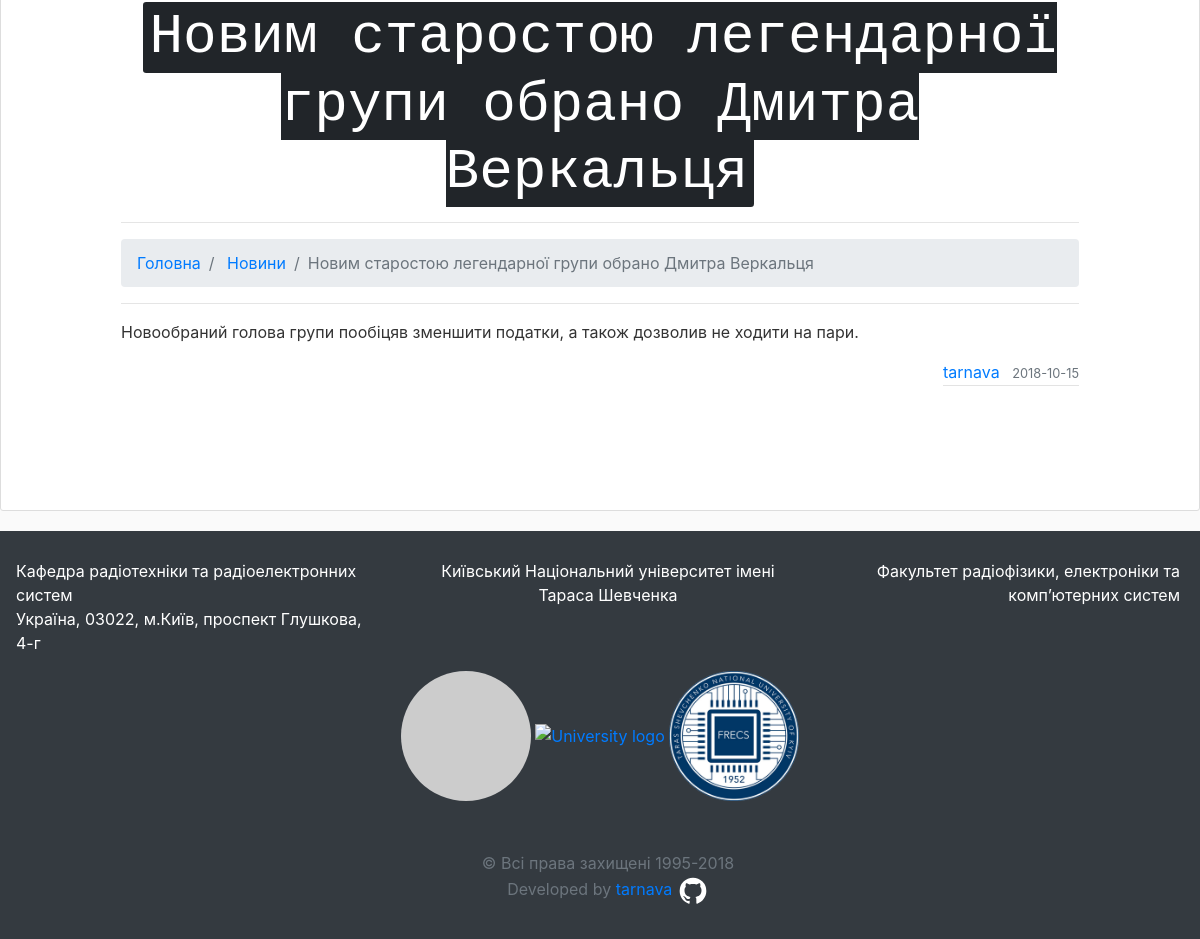
Page /post/3 (lower part) on the earlier database version.
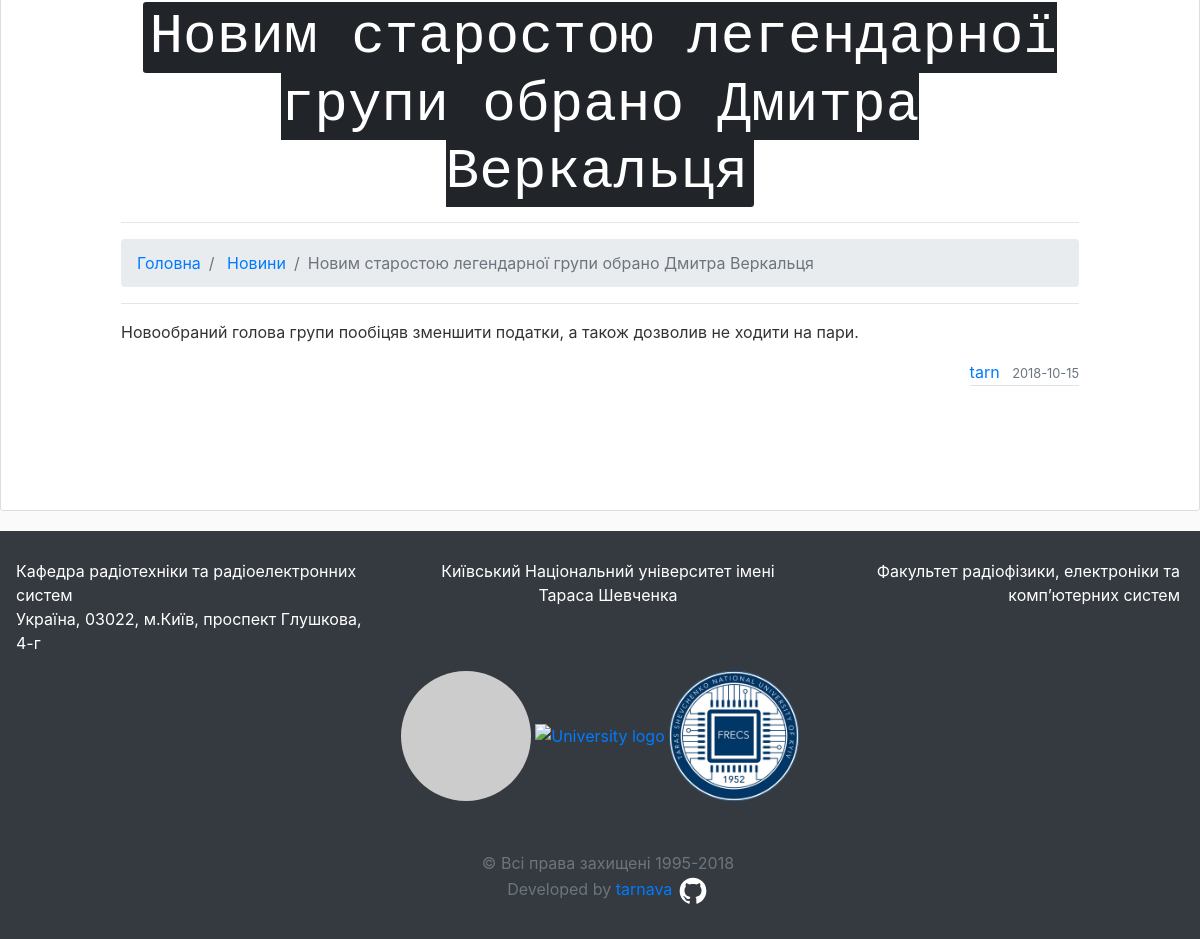
Same page on the later database version.
### rpd_site/models.py (models this page shows, shortened)
class User(db.Model, UserMixin):
	id = db.Column(db.Integer, primary_key=True)
	username = db.Column(db.String(20), unique=True, nullable=False)
	email = db.Column(db.String(120), unique=True, nullable=False)
	image_file = db.Column(db.String(20), nullable=False, default='default.jpg')
	password = db.Column(db.String(60), nullable=False)
	confirmed = db.Column(db.Boolean, nullable=False, default=0)
	posts = db.relationship('Post', backref='author', lazy=True)

### rpd_site/routes.py (the view)
@app.route("/post/<int:post_id>")
def post(post_id):
	post = Post.query.get_or_404(post_id)
	return render_template('post.html', title=post.title, post=post)

### rpd_site/templates/post.html (shortened to what this page needs)
{% extends "layout.html" %}
{% block body %}
  <article class="media content-section" style="padding-top:1%">
    <div class="media-body">
      <h1 class="zero_margin mb-0 text-center" style="margin-bottom:2%; margin-top:1%;">
            <kbd class="display-4 text-center ">{{ post.title }} <br></kbd>
        </h1>
        <hr>
      <ol class="breadcrumb">
        <li class="breadcrumb-item">
          <a href="{{ url_for('index') }} ">Головна</a>
        </li>
          <li class="breadcrumb-item">
          <a href="{{ url_for('news') }}">Новини</a>
        </li>
        <li class="breadcrumb-item active">{{ post.title }}</li>
      </ol>
        <hr>
      <p class="article-content">{{ post.content }}</p>
        <div class="article-metadata float-right">
        <a class="mr-2" href="#">{{ post.author.username }}</a>
        <small class="text-muted">{{ post.date_posted.strftime('%Y-%m-%d') }}</small>
      </div>
    </div>
  </article>
{% endblock %}

Differences in the rows shown:
changed User: author.username "tarnava" → "tarn"
